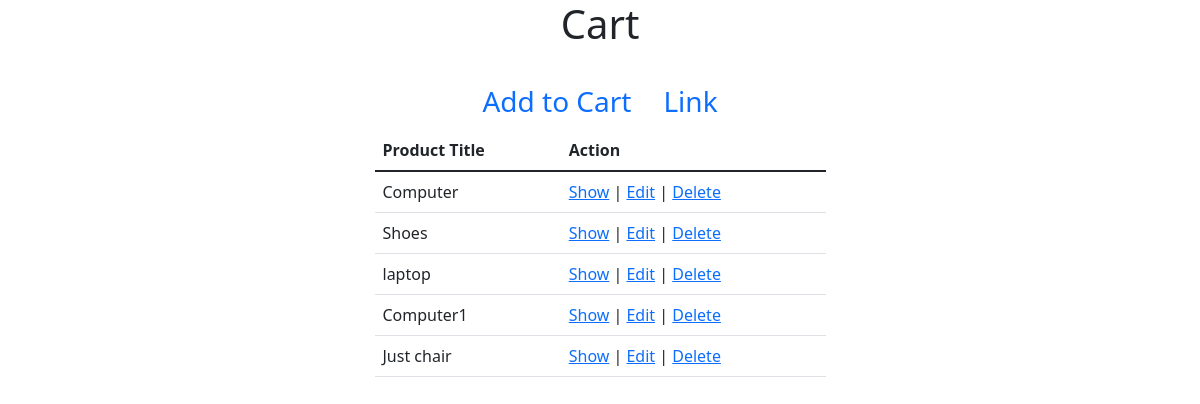
Page /admin/Carts/index.php on the earlier database version.
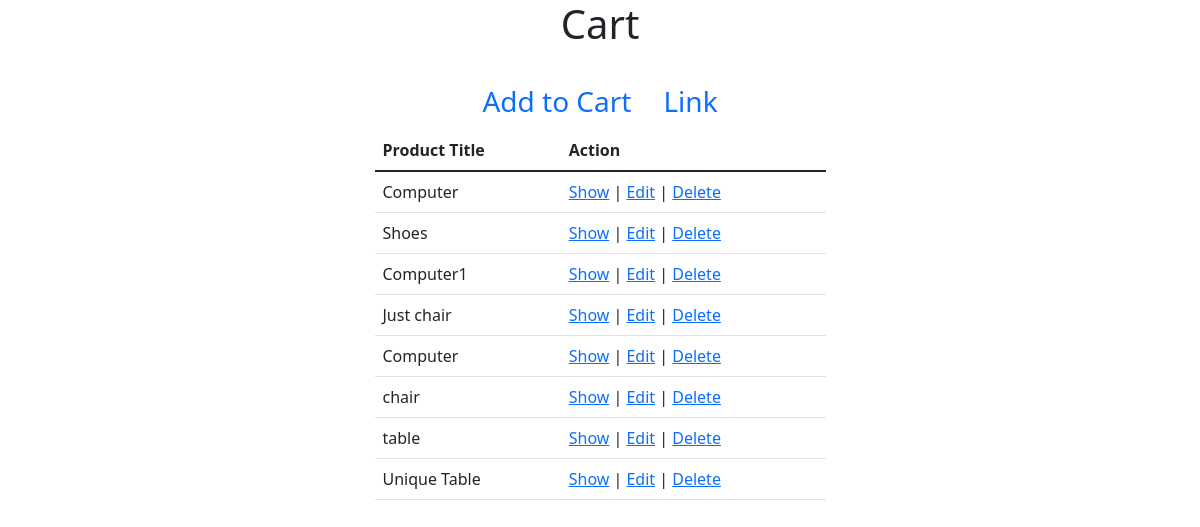
Same page on the later database version.
### tables this page shows
CREATE TABLE `cart` (
  `id` int(11) NOT NULL,
  `product_id` int(11) NOT NULL,
  `product_title` varchar(255) NOT NULL,
  `qty` int(11) NOT NULL,
  `picture` varchar(255) DEFAULT NULL,
  `unite_price` int(11) NOT NULL,
  `total_price` int(11) NOT NULL
);

### src/Cart.php (called while the page is built, shortened)
<?php
class Cart{
    public $conn = null;
    public function __construct()
    {
        $this->conn = new PDO("mysql:host=localhost;dbname=ecommerce",
            'root', '');
        $this->conn->setAttribute(PDO::ATTR_ERRMODE,
            PDO::ERRMODE_EXCEPTION);
    }
    public function index(){
        $query = "SELECT * FROM `cart`";
        $stmt = $this->conn->prepare($query);
        $result = $stmt->execute();
        $carts = $stmt->fetchAll();
        return $carts;
    }
}
?>

### admin/Carts/index.php (the view, shortened to what this page needs)
<?php
$_cart = new Cart();
$carts = $_cart->index();
?>
<!doctype html>
<html lang="en">
<head>
    <link href="https://cdn.jsdelivr.net/npm/bootstrap@5.1.3/dist/css/bootstrap.min.css" rel="stylesheet">
</head>
<body>
<section>
    <div class="container">
        <div class="row justify-content-center">
            <div class="col-md-5">
                <h1 class="text-center mb-4">Cart</h1>
                <ul class="nav justify-content-center fs-3">
                    <li class="nav-item">
                        <a class="nav-link active" aria-current="page" href="create.php">
                            Add to Cart
                        </a>
                    </li>
                    <li class="nav-item">
                        <a class="nav-link" href="#">Link</a>
                    </li>
                </ul>
                <table class="table">
                    <thead>
                    <tr>
                        <th scope="col">Product Title</th>
                        <th scope="col">Action</th>
                    </tr>
                    </thead>
                    <tbody>
                    <?php
                    if (count($carts) > 0):
                        foreach ($carts as $cart):
                            ?>
                            <tr>
                                <td><?= $cart['product_title']?></td>
                                <td><a href="show.php?id=<?=$cart['id'];?>">Show</a>
                                    |
                                    <a href="edit.php?id=<?=$cart['id'];?>">Edit</a>
                                    |
                                    <a href="delete.php?id=<?=$cart['id'];?>"
                                       onclick="return confirm('Are you sure you want to delete?')">
                                        Delete
                                    </a>
                                </td>
                            </tr>
                        <?php
                        endforeach;
                    endif;
                    ?>
                    </tbody>
                </table>
            </div>
        </div>
    </div>
</section>
</body>
</html>

Differences in the rows shown:
removed cart: product_title "laptop"
added cart: product_title "Computer"
added cart: product_title "chair"
added cart: product_title "table"
added cart: product_title "Unique Table"
